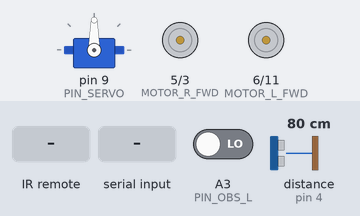
Bench run of a sketch on a simulated Arduino Uno, built with avr-gcc and run on an emulated ATmega328P. Parts: servo, motor-driver pin pairs drawn as motors (green arrow = first pin HIGH = forward, orange = second pin HIGH = backward, longer = more drive). The test bench sets the inputs (shaded band); at power-on: A3 (PIN_OBS_L) LOW, distance to the obstacle (sensor on pin 4) 80 cm. The echo pulse lasts 58.3 µs per cm; what the sketch prints to the serial monitor is not drawn.

Above: at 1.2 s.
1.3 s: infrared code 0xFF9867 received
At 3.3 s:
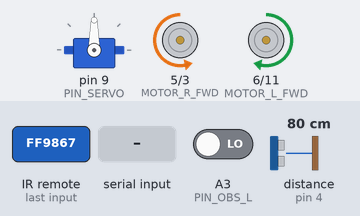
4.3 s: byte 114 ('r') received over Serial
At 6.7 s:
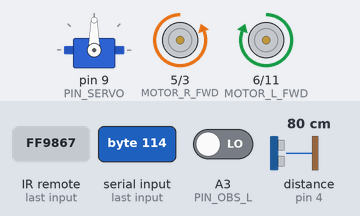
7.0 s: "F" received over Serial
At 8.0 s:
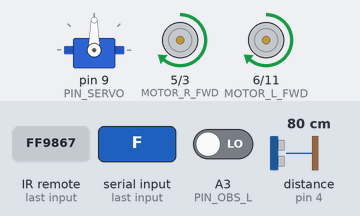
8.5 s: infrared code 0xFF22DD received
At 9.2 s:
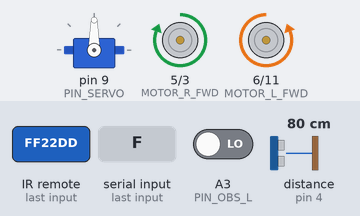
10.0 s: byte 54 ('6') received over Serial
At 10.3 s:
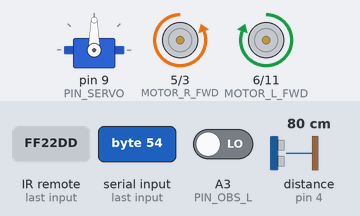
11.5 s: infrared code 0xFF629D received
At 12.6 s:
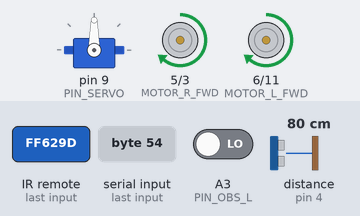
Timing chart, 0 to 14.0 s (numbered marks = the images above; inputs shaded):
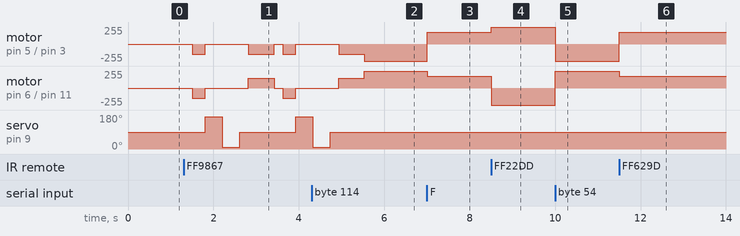

The sketch:

main.ino
```cpp
#include <Servo.h>
#include <IRremote.h>

// ========================== PIN DEFINITIONS ==========================
// Motor Driver (PWM pins)
const int MOTOR_L_FWD = 6;
const int MOTOR_L_BWD = 11;
const int MOTOR_R_FWD = 5;
const int MOTOR_R_BWD = 3;

// Servo
const int PIN_SERVO = 9;

// Ultrasonic Sensor
const int PIN_TRIG = 2;
const int PIN_ECHO = 4;

// IR Receiver
const int PIN_IR_RECV = 12;

// Line Tracking Sensors
const int PIN_LINE_L = A0;
const int PIN_LINE_M = A1;
const int PIN_LINE_R = A2;

// Obstacle IR Sensors
const int PIN_OBS_L = A3;
const int PIN_OBS_R = A4;

// ========================== OBJECTS & STATES ==========================
Servo headServo;
IRrecv irrecv(PIN_IR_RECV);
decode_results results;

enum RobotState {
  STATE_MANUAL,
  STATE_LINE_FOLLOW,
  STATE_OBSTACLE,
  STATE_CAR_FOLLOW,
  STATE_STOP
};

RobotState currentState = STATE_STOP;

// Settings
int speedCruise = 180;
int speedTurn = 255;
int followDist = 20;

// ========================== SETUP ==========================
void setup() {
  Serial.begin(9600);

  pinMode(MOTOR_L_FWD, OUTPUT);
  pinMode(MOTOR_L_BWD, OUTPUT);
  pinMode(MOTOR_R_FWD, OUTPUT);
  pinMode(MOTOR_R_BWD, OUTPUT);

  pinMode(PIN_LINE_L, INPUT);
  pinMode(PIN_LINE_M, INPUT);
  pinMode(PIN_LINE_R, INPUT);

  pinMode(PIN_OBS_L, INPUT);
  pinMode(PIN_OBS_R, INPUT);

  pinMode(PIN_TRIG, OUTPUT);
  pinMode(PIN_ECHO, INPUT);

  headServo.attach(PIN_SERVO);
  headServo.write(90);

  irrecv.enableIRIn();
  Serial.println("AutoTrack System Ready");
}

// ========================== MAIN LOOP ==========================
void loop() {
  checkInput();

  switch (currentState) {
    case STATE_MANUAL:
      break;
    case STATE_LINE_FOLLOW:
      runLineFollower();
      break;
    case STATE_OBSTACLE:
      runObstacleAvoidance();
      break;
    case STATE_CAR_FOLLOW:
      runCarFollower();
      break;
    case STATE_STOP:
      stopMotors();
      break;
  }
}

// ========================== INPUT HANDLING ==========================
void checkInput() {
  if (Serial.available()) {
    char cmd = Serial.read();
    executeCommand(cmd);
  }

  if (irrecv.decode(&results)) {
    unsigned long key = results.value;
    irrecv.resume();

    if (key == 0xFF629D) executeCommand('F');
    else if (key == 0xFFA857) executeCommand('B');
    else if (key == 0xFF22DD) executeCommand('L');
    else if (key == 0xFFC23D) executeCommand('R');
    else if (key == 0xFF02FD) executeCommand('S');
    else if (key == 0xFF6897) currentState = STATE_LINE_FOLLOW;
    else if (key == 0xFF9867) currentState = STATE_OBSTACLE;
    else if (key == 0xFFB04F) currentState = STATE_CAR_FOLLOW;
  }
}

// ========================== COMMAND LOGIC ==========================
void executeCommand(char cmd) {
  switch (cmd) {
    case 'F': case 'f': case '8':
      currentState = STATE_MANUAL;
      moveForward(speedCruise);
      break;

    case 'B': case 'b': case '2':
      currentState = STATE_MANUAL;
      moveBackward(speedCruise);
      break;

    case 'L': case 'l': case '4':
      currentState = STATE_MANUAL;
      turnLeft(speedTurn);
      break;

    case 'R': case 'r': case '6':
      currentState = STATE_MANUAL;
      turnRight(speedTurn);
      break;

    case 'S': case 's': case '0':
      currentState = STATE_STOP;
      stopMotors();
      break;

    case 'X':
      currentState = STATE_LINE_FOLLOW;
      break;

    case 'Y':
      currentState = STATE_OBSTACLE;
      break;

    case 'Z':
      currentState = STATE_CAR_FOLLOW;
      break;
  }
}

// ========================== AUTONOMOUS MODES ==========================
void runObstacleAvoidance() {
  long dist = getDistance();

  if (dist < 25 || digitalRead(PIN_OBS_L) == LOW || digitalRead(PIN_OBS_R) == LOW) {
    stopMotors();
    delay(200);

    moveBackward(150);
    delay(300);
    stopMotors();

    headServo.write(170);
    delay(400);
    int leftDist = getDistance();

    headServo.write(10);
    delay(400);
    int rightDist = getDistance();

    headServo.write(90);
    delay(200);

    if (leftDist > rightDist) {
      turnLeft(150);
    } else {
      turnRight(150);
    }
    delay(600);
  } else {
    moveForward(130);
  }
}

void runLineFollower() {
  int L = digitalRead(PIN_LINE_L);
  int M = digitalRead(PIN_LINE_M);
  int R = digitalRead(PIN_LINE_R);

  if (M == HIGH) {
    moveForward(110);
  } else if (L == HIGH) {
    turnLeft(140);
  } else if (R == HIGH) {
    turnRight(140);
  } else {
    stopMotors();
  }
}

void runCarFollower() {
  long d = getDistance();
  int buffer = 5;

  if (d == 0 || d > 60) {
    stopMotors();
  } else if (d > followDist + buffer) {
    moveForward(130);
  } else if (d < followDist - buffer) {
    moveBackward(130);
  } else {
    stopMotors();
  }
}

// ========================== HELPERS ==========================
long getDistance() {
  digitalWrite(PIN_TRIG, LOW);
  delayMicroseconds(2);
  digitalWrite(PIN_TRIG, HIGH);
  delayMicroseconds(10);
  digitalWrite(PIN_TRIG, LOW);

  long dur = pulseIn(PIN_ECHO, HIGH, 25000);
  if (dur == 0) return 999;
  return dur * 0.034 / 2;
}

// ========================== MOTOR CONTROL ==========================
void moveForward(int s) {
  analogWrite(MOTOR_L_FWD, s);
  digitalWrite(MOTOR_L_BWD, LOW);
  analogWrite(MOTOR_R_FWD, s);
  digitalWrite(MOTOR_R_BWD, LOW);
}

void moveBackward(int s) {
  digitalWrite(MOTOR_L_FWD, LOW);
  analogWrite(MOTOR_L_BWD, s);
  digitalWrite(MOTOR_R_FWD, LOW);
  analogWrite(MOTOR_R_BWD, s);
}

void turnLeft(int s) {
  digitalWrite(MOTOR_L_FWD, LOW);
  analogWrite(MOTOR_L_BWD, s);
  analogWrite(MOTOR_R_FWD, s);
  digitalWrite(MOTOR_R_BWD, LOW);
}

void turnRight(int s) {
  analogWrite(MOTOR_L_FWD, s);
  digitalWrite(MOTOR_L_BWD, LOW);
  digitalWrite(MOTOR_R_FWD, LOW);
  analogWrite(MOTOR_R_BWD, s);
}

void stopMotors() {
  digitalWrite(MOTOR_L_FWD, LOW);
  digitalWrite(MOTOR_L_BWD, LOW);
  digitalWrite(MOTOR_R_FWD, LOW);
  digitalWrite(MOTOR_R_BWD, LOW);
}
```

Measured:
- after the input at 4.3 s, servo on pin 9 (PIN_SERVO): goes on until 4.7 s, then stays 90°
- after the input at 7.0 s, motor on pin 5 (MOTOR_R_FWD) / pin 3 (MOTOR_R_BWD): backward 255/255 → forward 180/255 at once; motor on pin 6 (MOTOR_L_FWD) / pin 11 (MOTOR_L_BWD): forward 255/255 → forward 180/255 at once
- after the input at 8.5 s, motor on pin 5 (MOTOR_R_FWD) / pin 3 (MOTOR_R_BWD): forward 180/255 → forward 255/255 at once; motor on pin 6 (MOTOR_L_FWD) / pin 11 (MOTOR_L_BWD): forward 180/255 → backward 255/255 at once
- after the input at 10.0 s, motor on pin 5 (MOTOR_R_FWD) / pin 3 (MOTOR_R_BWD): forward 255/255 → backward 255/255 at once; motor on pin 6 (MOTOR_L_FWD) / pin 11 (MOTOR_L_BWD): backward 255/255 → forward 255/255 at once
- after the input at 11.5 s, motor on pin 5 (MOTOR_R_FWD) / pin 3 (MOTOR_R_BWD): backward 255/255 → forward 180/255 at once; motor on pin 6 (MOTOR_L_FWD) / pin 11 (MOTOR_L_BWD): forward 255/255 → forward 180/255 at once
